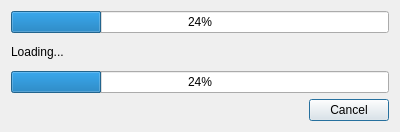
<?xml version="1.0" encoding="UTF-8"?>
<ui version="4.0">
 <class>DoubleProgressDialog</class>
 <widget class="QDialog" name="DoubleProgressDialog">
  <property name="geometry">
   <rect>
    <x>0</x>
    <y>0</y>
    <width>400</width>
    <height>132</height>
   </rect>
  </property>
  <property name="windowTitle">
   <string/>
  </property>
  <layout class="QVBoxLayout" name="verticalLayout">
   <item>
    <widget class="QProgressBar" name="majorProgressBar">
     <property name="value">
      <number>24</number>
     </property>
    </widget>
   </item>
   <item>
    <widget class="QLabel" name="progressStatus">
     <property name="text">
      <string>Loading...</string>
     </property>
    </widget>
   </item>
   <item>
    <widget class="QProgressBar" name="minorProgressBar">
     <property name="value">
      <number>24</number>
     </property>
    </widget>
   </item>
   <item>
    <layout class="QHBoxLayout" name="horizontalLayout">
     <item>
      <spacer name="horizontalSpacer">
       <property name="orientation">
        <enum>Qt::Horizontal</enum>
       </property>
       <property name="sizeHint" stdset="0">
        <size>
         <width>40</width>
         <height>20</height>
        </size>
       </property>
      </spacer>
     </item>
     <item>
      <widget class="QPushButton" name="cancelButton">
       <property name="text">
        <string>Cancel</string>
       </property>
      </widget>
     </item>
    </layout>
   </item>
  </layout>
 </widget>
 <resources/>
 <connections/>
</ui>
